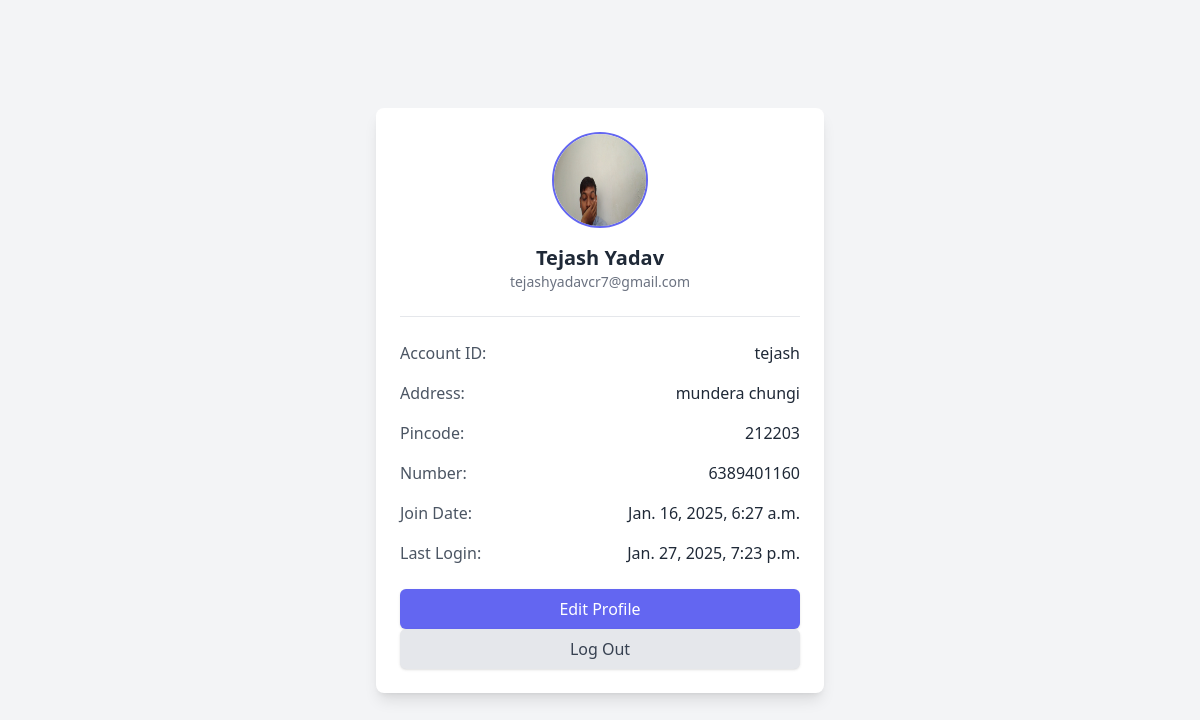
The page /profile/account/ (signed in) on the database its author committed.
### profiles/models.py (models this page shows, shortened)
class UserExtra(models.Model):
    user = models.OneToOneField(User, on_delete=models.CASCADE, related_name="users")
    profile_picture = models.ImageField(upload_to='profile_pictures/', null=True, blank=True,default="user.jpg")
    bio = models.TextField(max_length=500, blank=True)
    address = models.TextField(null=True, blank=True)
    state = models.CharField(max_length=50,null=True, blank=True)
    city = models.CharField(max_length=50,null=True, blank=True)
    pincode = models.CharField(max_length=6,null=True, blank=True)
    birth_date = models.DateField(null=True, blank=True)
    website = models.URLField(max_length=200, blank=True)
    phone_number = models.CharField(max_length=15, blank=True)
    user_uu = models.CharField(max_length=100, null = True, blank = True, unique = True)
    @property
    def username(self):
        return self.user.username
    class Meta:
        verbose_name = 'User Profile'
        verbose_name_plural = 'User Profiles'

### profiles/views.py (the view)
# urls.py: path("account/", views.account, name="account"),
@login_required(login_url='/profile/login/')
def account(request):
    user = request.user
    user_extra = user.users
    return render(request, 'shop/account.html', {'user_extra':user_extra})

### shop/templates/shop/account.html (shortened to what this page needs)
<!DOCTYPE html>
<html lang="en">
<head>
    <script src="https://cdn.tailwindcss.com"></script>
</head>
<body class="bg-gray-100 min-h-screen flex items-center justify-center">
    <div class="bg-white shadow-lg rounded-lg max-w-md w-full p-6">
        {% if request.user.is_authenticated %}
        <div class="flex justify-center mb-4">
            <img src="{{user.users.profile_picture.url}}" alt="User Profile Picture" class="w-24 h-24 rounded-full border-2 border-indigo-500">
        </div>
        <div class="text-center">
            <h2 class="text-xl font-semibold text-gray-800">{{user.first_name}} {{user.last_name}}</h2>
            <p class="text-gray-500 text-sm">{{user.email}}</p>
        </div>
        <hr class="my-6">
        <div class="space-y-4">
            <div class="flex justify-between items-center">
                <span class="text-gray-600">Account ID:</span>
                <span class="text-gray-800 font-medium">{{user_extra.username }}</span>
            </div>
            <div class="flex justify-between items-center">
                <span class="text-gray-600">Address:</span>
                <span class="text-gray-800 font-medium">{{ user_extra.address | default:"Address no avalibale" }}</span>
            </div>
            <div class="flex justify-between items-center">
                <span class="text-gray-600">Pincode:</span>
                <span class="text-gray-800 font-medium">{{ user_extra.pincode | default:"Pincode no avalibale" }}</span>
            </div>
            <div class="flex justify-between items-center">
                <span class="text-gray-600">Number:</span>
                <span class="text-gray-800 font-medium">{{user_extra.phone_number}}</span>
            </div>
            <div class="flex justify-between items-center">
                <span class="text-gray-600">Join Date:</span>
                <span class="text-gray-800 font-medium">{{request.user.date_joined}}</span>
            </div>
            <div class="flex justify-between items-center">
                <span class="text-gray-600">Last Login:</span>
                <span class="text-gray-800 font-medium">{{request.user.last_login}} </span>
            </div>
        </div>
        <div class="mt-6 space-y-2">
            <a href="/shop/profile-settings/"><button class="w-full bg-indigo-500 text-white py-2 rounded-md shadow hover:bg-indigo-600">Edit Profile</button></a>
           <a href="/profile/logout"><button class="w-full bg-gray-200 text-gray-700 py-2 rounded-md shadow hover:bg-gray-300">Log Out</button></a>
        </div>
        {% endif %}
    </div>
</body>
</html>

### rows shown on the page
UserExtra: username "tejash", address "mundera chungi", pincode "212203", phone_number "6389401160"

### other values the page prints
{{ user.first_name }} "Tejash"
{{ user.last_name }} "Yadav"
{{ user.email }} "tejashyadavcr7@gmail.com"
{{ request.user.date_joined }} "Jan. 16, 2025, 6:27 a.m."
{{ request.user.last_login }} "Jan. 27, 2025, 7:23 p.m."
